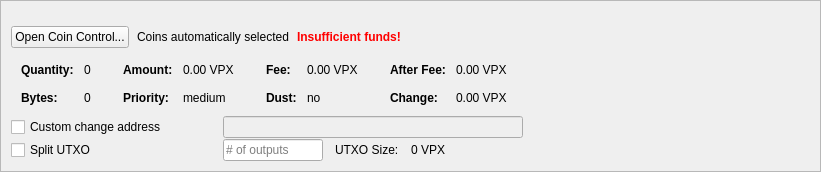
         <widget class="QFrame" name="frameCoinControl">
          <property name="sizePolicy">
           <sizepolicy hsizetype="Expanding" vsizetype="Expanding">
            <horstretch>0</horstretch>
            <verstretch>0</verstretch>
           </sizepolicy>
          </property>
          <property name="maximumSize">
           <size>
            <width>16777215</width>
            <height>16777215</height>
           </size>
          </property>
          <property name="frameShape">
           <enum>QFrame::StyledPanel</enum>
          </property>
          <property name="frameShadow">
           <enum>QFrame::Sunken</enum>
          </property>
          <layout class="QVBoxLayout" name="verticalLayoutCoinControl2">
           <property name="spacing">
            <number>0</number>
           </property>
           <property name="leftMargin">
            <number>0</number>
           </property>
           <property name="topMargin">
            <number>0</number>
           </property>
           <property name="rightMargin">
            <number>0</number>
           </property>
           <property name="bottomMargin">
            <number>0</number>
           </property>
           <item>
            <widget class="QFrame" name="frameCoinControl_BG">
             <layout class="QVBoxLayout" name="verticalLayoutCoinControl" stretch="0,0,0,0,0,0">
              <property name="spacing">
               <number>1</number>
              </property>
              <property name="leftMargin">
               <number>10</number>
              </property>
              <property name="topMargin">
               <number>10</number>
              </property>
              <item>
               <layout class="QHBoxLayout" name="horizontalLayoutCoinControl1">
                <property name="bottomMargin">
                 <number>15</number>
                </property>
                <item>
                 <layout class="QVBoxLayout" name="verticalLayout_3">
                  <property name="spacing">
                   <number>6</number>
                  </property>
                 </layout>
                </item>
               </layout>
              </item>
              <item>
               <layout class="QHBoxLayout" name="horizontalLayoutCoinControl2" stretch="0,0,0,0">
                <property name="spacing">
                 <number>8</number>
                </property>
                <property name="bottomMargin">
                 <number>10</number>
                </property>
                <item>
                 <widget class="QPushButton" name="pushButtonCoinControl">
                  <property name="sizePolicy">
                   <sizepolicy hsizetype="Minimum" vsizetype="Fixed">
                    <horstretch>0</horstretch>
                    <verstretch>0</verstretch>
                   </sizepolicy>
                  </property>
                  <property name="styleSheet">
                   <string notr="true"/>
                  </property>
                  <property name="text">
                   <string>Open Coin Control...</string>
                  </property>
                  <property name="autoDefault">
                   <bool>false</bool>
                  </property>
                 </widget>
                </item>
                <item>
                 <widget class="QLabel" name="labelCoinControlAutomaticallySelected">
                  <property name="text">
                   <string>Coins automatically selected</string>
                  </property>
                  <property name="margin">
                   <number>5</number>
                  </property>
                 </widget>
                </item>
                <item>
                 <widget class="QLabel" name="labelCoinControlInsuffFunds">
                  <property name="font">
                   <font>
                    <weight>75</weight>
                    <bold>true</bold>
                   </font>
                  </property>
                  <property name="styleSheet">
                   <string notr="true">color:red;font-weight:bold;</string>
                  </property>
                  <property name="text">
                   <string>Insufficient funds!</string>
                  </property>
                  <property name="margin">
                   <number>5</number>
                  </property>
                 </widget>
                </item>
                <item>
                 <spacer name="horizontalSpacerCoinControl">
                  <property name="orientation">
                   <enum>Qt::Horizontal</enum>
                  </property>
                  <property name="sizeHint" stdset="0">
                   <size>
                    <width>40</width>
                    <height>1</height>
                   </size>
                  </property>
                 </spacer>
                </item>
               </layout>
              </item>
              <item>
               <widget class="QWidget" name="widgetCoinControl" native="true">
                <property name="sizePolicy">
                 <sizepolicy hsizetype="Preferred" vsizetype="Preferred">
                  <horstretch>0</horstretch>
                  <verstretch>0</verstretch>
                 </sizepolicy>
                </property>
                <property name="minimumSize">
                 <size>
                  <width>0</width>
                  <height>0</height>
                 </size>
                </property>
                <property name="styleSheet">
                 <string notr="true"/>
                </property>
                <layout class="QHBoxLayout" name="horizontalLayoutCoinControl5">
                 <property name="leftMargin">
                  <number>0</number>
                 </property>
                 <property name="topMargin">
                  <number>0</number>
                 </property>
                 <property name="rightMargin">
                  <number>0</number>
                 </property>
                 <property name="bottomMargin">
                  <number>0</number>
                 </property>
                 <item>
                  <layout class="QHBoxLayout" name="horizontalLayoutCoinControl3" stretch="0,0,0,1">
                   <property name="spacing">
                    <number>20</number>
                   </property>
                   <property name="topMargin">
                    <number>0</number>
                   </property>
                   <property name="bottomMargin">
                    <number>10</number>
                   </property>
                   <item>
                    <layout class="QFormLayout" name="formLayoutCoinControl1">
                     <property name="horizontalSpacing">
                      <number>10</number>
                     </property>
                     <property name="verticalSpacing">
                      <number>14</number>
                     </property>
                     <property name="leftMargin">
                      <number>10</number>
                     </property>
                     <property name="topMargin">
                      <number>4</number>
                     </property>
                     <property name="rightMargin">
                      <number>6</number>
                     </property>
                     <item row="0" column="0">
                      <widget class="QLabel" name="labelCoinControlQuantityText">
                       <property name="font">
                        <font>
                         <weight>75</weight>
                         <bold>true</bold>
                        </font>
                       </property>
                       <property name="text">
                        <string>Quantity:</string>
                       </property>
                       <property name="margin">
                        <number>0</number>
                       </property>
                      </widget>
                     </item>
                     <item row="0" column="1">
                      <widget class="QLabel" name="labelCoinControlQuantity">
                       <property name="cursor">
                        <cursorShape>IBeamCursor</cursorShape>
                       </property>
                       <property name="contextMenuPolicy">
                        <enum>Qt::ActionsContextMenu</enum>
                       </property>
                       <property name="text">
                        <string notr="true">0</string>
                       </property>
                       <property name="margin">
                        <number>0</number>
                       </property>
                       <property name="textInteractionFlags">
                        <set>Qt::LinksAccessibleByMouse|Qt::TextSelectableByKeyboard|Qt::TextSelectableByMouse</set>
                       </property>
                      </widget>
                     </item>
                     <item row="1" column="0">
                      <widget class="QLabel" name="labelCoinControlBytesText">
                       <property name="font">
                        <font>
                         <weight>75</weight>
                         <bold>true</bold>
                        </font>
                       </property>
                       <property name="text">
                        <string>Bytes:</string>
                       </property>
                      </widget>
                     </item>
                     <item row="1" column="1">
                      <widget class="QLabel" name="labelCoinControlBytes">
                       <property name="cursor">
                        <cursorShape>IBeamCursor</cursorShape>
                       </property>
                       <property name="contextMenuPolicy">
                        <enum>Qt::ActionsContextMenu</enum>
                       </property>
                       <property name="text">
                        <string notr="true">0</string>
                       </property>
                       <property name="textInteractionFlags">
                        <set>Qt::LinksAccessibleByMouse|Qt::TextSelectableByKeyboard|Qt::TextSelectableByMouse</set>
                       </property>
                      </widget>
                     </item>
                    </layout>
                   </item>
                   <item>
                    <layout class="QFormLayout" name="formLayoutCoinControl2">
                     <property name="horizontalSpacing">
                      <number>10</number>
                     </property>
                     <property name="verticalSpacing">
                      <number>14</number>
                     </property>
                     <property name="leftMargin">
                      <number>6</number>
                     </property>
                     <property name="topMargin">
                      <number>4</number>
                     </property>
                     <property name="rightMargin">
                      <number>6</number>
                     </property>
                     <item row="0" column="0">
                      <widget class="QLabel" name="labelCoinControlAmountText">
                       <property name="font">
                        <font>
                         <weight>75</weight>
                         <bold>true</bold>
                        </font>
                       </property>
                       <property name="text">
                        <string>Amount:</string>
                       </property>
                       <property name="margin">
                        <number>0</number>
                       </property>
                      </widget>
                     </item>
                     <item row="0" column="1">
                      <widget class="QLabel" name="labelCoinControlAmount">
                       <property name="cursor">
                        <cursorShape>IBeamCursor</cursorShape>
                       </property>
                       <property name="contextMenuPolicy">
                        <enum>Qt::ActionsContextMenu</enum>
                       </property>
                       <property name="text">
                        <string notr="true">0.00 VPX</string>
                       </property>
                       <property name="textInteractionFlags">
                        <set>Qt::LinksAccessibleByMouse|Qt::TextSelectableByKeyboard|Qt::TextSelectableByMouse</set>
                       </property>
                      </widget>
                     </item>
                     <item row="1" column="0">
                      <widget class="QLabel" name="labelCoinControlPriorityText">
                       <property name="font">
                        <font>
                         <weight>75</weight>
                         <bold>true</bold>
                        </font>
                       </property>
                       <property name="text">
                        <string>Priority:</string>
                       </property>
                      </widget>
                     </item>
                     <item row="1" column="1">
                      <widget class="QLabel" name="labelCoinControlPriority">
                       <property name="cursor">
                        <cursorShape>IBeamCursor</cursorShape>
                       </property>
                       <property name="contextMenuPolicy">
                        <enum>Qt::ActionsContextMenu</enum>
                       </property>
                       <property name="text">
                        <string>medium</string>
                       </property>
                       <property name="textInteractionFlags">
                        <set>Qt::LinksAccessibleByMouse|Qt::TextSelectableByKeyboard|Qt::TextSelectableByMouse</set>
                       </property>
                      </widget>
                     </item>
                    </layout>
                   </item>
                   <item>
                    <layout class="QFormLayout" name="formLayoutCoinControl3">
                     <property name="horizontalSpacing">
                      <number>10</number>
                     </property>
                     <property name="verticalSpacing">
                      <number>14</number>
                     </property>
                     <property name="leftMargin">
                      <number>6</number>
                     </property>
                     <property name="topMargin">
                      <number>4</number>
                     </property>
                     <property name="rightMargin">
                      <number>6</number>
                     </property>
                     <item row="0" column="0">
                      <widget class="QLabel" name="labelCoinControlFeeText">
                       <property name="font">
                        <font>
                         <weight>75</weight>
                         <bold>true</bold>
                        </font>
                       </property>
                       <property name="text">
                        <string>Fee:</string>
                       </property>
                       <property name="margin">
                        <number>0</number>
                       </property>
                      </widget>
                     </item>
                     <item row="0" column="1">
                      <widget class="QLabel" name="labelCoinControlFee">
                       <property name="cursor">
                        <cursorShape>IBeamCursor</cursorShape>
                       </property>
                       <property name="contextMenuPolicy">
                        <enum>Qt::ActionsContextMenu</enum>
                       </property>
                       <property name="text">
                        <string notr="true">0.00 VPX</string>
                       </property>
                       <property name="textInteractionFlags">
                        <set>Qt::LinksAccessibleByMouse|Qt::TextSelectableByKeyboard|Qt::TextSelectableByMouse</set>
                       </property>
                      </widget>
                     </item>
                     <item row="1" column="0">
                      <widget class="QLabel" name="labelCoinControlLowOutputText">
                       <property name="font">
                        <font>
                         <weight>75</weight>
                         <bold>true</bold>
                        </font>
                       </property>
                       <property name="text">
                        <string>Dust:</string>
                       </property>
                      </widget>
                     </item>
                     <item row="1" column="1">
                      <widget class="QLabel" name="labelCoinControlLowOutput">
                       <property name="cursor">
                        <cursorShape>IBeamCursor</cursorShape>
                       </property>
                       <property name="contextMenuPolicy">
                        <enum>Qt::ActionsContextMenu</enum>
                       </property>
                       <property name="text">
                        <string>no</string>
                       </property>
                       <property name="textInteractionFlags">
                        <set>Qt::LinksAccessibleByMouse|Qt::TextSelectableByKeyboard|Qt::TextSelectableByMouse</set>
                       </property>
                      </widget>
                     </item>
                    </layout>
                   </item>
                   <item>
                    <layout class="QFormLayout" name="formLayoutCoinControl4">
                     <property name="horizontalSpacing">
                      <number>10</number>
                     </property>
                     <property name="verticalSpacing">
                      <number>14</number>
                     </property>
                     <property name="leftMargin">
                      <number>6</number>
                     </property>
                     <property name="topMargin">
                      <number>4</number>
                     </property>
                     <property name="rightMargin">
                      <number>6</number>
                     </property>
                     <item row="0" column="0">
                      <widget class="QLabel" name="labelCoinControlAfterFeeText">
                       <property name="font">
                        <font>
                         <weight>75</weight>
                         <bold>true</bold>
                        </font>
                       </property>
                       <property name="text">
                        <string>After Fee:</string>
                       </property>
                       <property name="margin">
                        <number>0</number>
                       </property>
                      </widget>
                     </item>
                     <item row="0" column="1">
                      <widget class="QLabel" name="labelCoinControlAfterFee">
                       <property name="cursor">
                        <cursorShape>IBeamCursor</cursorShape>
                       </property>
                       <property name="contextMenuPolicy">
                        <enum>Qt::ActionsContextMenu</enum>
                       </property>
                       <property name="text">
                        <string notr="true">0.00 VPX</string>
                       </property>
                       <property name="textInteractionFlags">
                        <set>Qt::LinksAccessibleByMouse|Qt::TextSelectableByKeyboard|Qt::TextSelectableByMouse</set>
                       </property>
                      </widget>
                     </item>
                     <item row="1" column="0">
                      <widget class="QLabel" name="labelCoinControlChangeText">
                       <property name="font">
                        <font>
                         <weight>75</weight>
                         <bold>true</bold>
                        </font>
                       </property>
                       <property name="text">
                        <string>Change:</string>
                       </property>
                      </widget>
                     </item>
                     <item row="1" column="1">
                      <widget class="QLabel" name="labelCoinControlChange">
                       <property name="cursor">
                        <cursorShape>IBeamCursor</cursorShape>
                       </property>
                       <property name="contextMenuPolicy">
                        <enum>Qt::ActionsContextMenu</enum>
                       </property>
                       <property name="text">
                        <string notr="true">0.00 VPX</string>
                       </property>
                       <property name="textInteractionFlags">
                        <set>Qt::LinksAccessibleByMouse|Qt::TextSelectableByKeyboard|Qt::TextSelectableByMouse</set>
                       </property>
                      </widget>
                     </item>
                    </layout>
                   </item>
                  </layout>
                 </item>
                </layout>
               </widget>
              </item>
              <item>
               <layout class="QHBoxLayout" name="horizontalLayoutCoinControl4">
                <property name="spacing">
                 <number>12</number>
                </property>
                <property name="sizeConstraint">
                 <enum>QLayout::SetDefaultConstraint</enum>
                </property>
                <property name="topMargin">
                 <number>0</number>
                </property>
                <property name="rightMargin">
                 <number>0</number>
                </property>
                <item>
                 <widget class="QCheckBox" name="checkBoxCoinControlChange">
                  <property name="sizePolicy">
                   <sizepolicy hsizetype="Preferred" vsizetype="Preferred">
                    <horstretch>0</horstretch>
                    <verstretch>0</verstretch>
                   </sizepolicy>
                  </property>
                  <property name="minimumSize">
                   <size>
                    <width>200</width>
                    <height>0</height>
                   </size>
                  </property>
                  <property name="maximumSize">
                   <size>
                    <width>200</width>
                    <height>16777215</height>
                   </size>
                  </property>
                  <property name="toolTip">
                   <string>If this is activated, but the change address is empty or invalid, change will be sent to a newly generated address.</string>
                  </property>
                  <property name="text">
                   <string>Custom change address</string>
                  </property>
                 </widget>
                </item>
                <item>
                 <widget class="QValidatedLineEdit" name="lineEditCoinControlChange">
                  <property name="enabled">
                   <bool>false</bool>
                  </property>
                  <property name="sizePolicy">
                   <sizepolicy hsizetype="Preferred" vsizetype="Preferred">
                    <horstretch>0</horstretch>
                    <verstretch>0</verstretch>
                   </sizepolicy>
                  </property>
                  <property name="minimumSize">
                   <size>
                    <width>300</width>
                    <height>0</height>
                   </size>
                  </property>
                 </widget>
                </item>
                <item>
                 <widget class="QLabel" name="labelCoinControlChangeLabel">
                  <property name="sizePolicy">
                   <sizepolicy hsizetype="Preferred" vsizetype="Preferred">
                    <horstretch>0</horstretch>
                    <verstretch>0</verstretch>
                   </sizepolicy>
                  </property>
                  <property name="minimumSize">
                   <size>
                    <width>100</width>
                    <height>0</height>
                   </size>
                  </property>
                  <property name="text">
                   <string/>
                  </property>
                  <property name="margin">
                   <number>3</number>
                  </property>
                 </widget>
                </item>
               </layout>
              </item>
              <item>
               <layout class="QHBoxLayout" name="horizontalLayoutCoinControl6">
                <property name="spacing">
                 <number>12</number>
                </property>
                <property name="rightMargin">
                 <number>0</number>
                </property>
                <item>
                 <widget class="QCheckBox" name="splitBlockCheckBox">
                  <property name="sizePolicy">
                   <sizepolicy hsizetype="Preferred" vsizetype="Preferred">
                    <horstretch>0</horstretch>
                    <verstretch>0</verstretch>
                   </sizepolicy>
                  </property>
                  <property name="minimumSize">
                   <size>
                    <width>200</width>
                    <height>0</height>
                   </size>
                  </property>
                  <property name="maximumSize">
                   <size>
                    <width>200</width>
                    <height>16777215</height>
                   </size>
                  </property>
                  <property name="text">
                   <string>Split UTXO</string>
                  </property>
                 </widget>
                </item>
                <item>
                 <widget class="QLineEdit" name="splitBlockLineEdit">
                  <property name="sizePolicy">
                   <sizepolicy hsizetype="Preferred" vsizetype="Preferred">
                    <horstretch>50</horstretch>
                    <verstretch>0</verstretch>
                   </sizepolicy>
                  </property>
                  <property name="minimumSize">
                   <size>
                    <width>100</width>
                    <height>0</height>
                   </size>
                  </property>
                  <property name="maximumSize">
                   <size>
                    <width>100</width>
                    <height>16777215</height>
                   </size>
                  </property>
                  <property name="placeholderText">
                   <string># of outputs</string>
                  </property>
                 </widget>
                </item>
                <item>
                 <widget class="QLabel" name="labelBlockSizeText">
                  <property name="text">
                   <string>UTXO Size:</string>
                  </property>
                 </widget>
                </item>
                <item>
                 <widget class="QLabel" name="labelBlockSize">
                  <property name="text">
                   <string>0 VPX</string>
                  </property>
                 </widget>
                </item>
                <item>
                 <spacer name="horizontalSpacer_7">
                  <property name="orientation">
                   <enum>Qt::Horizontal</enum>
                  </property>
                  <property name="sizeHint" stdset="0">
                   <size>
                    <width>40</width>
                    <height>20</height>
                   </size>
                  </property>
                 </spacer>
                </item>
               </layout>
              </item>
              <item>
               <spacer name="verticalSpacerCoinControl">
                <property name="orientation">
                 <enum>Qt::Vertical</enum>
                </property>
                <property name="sizeHint" stdset="0">
                 <size>
                  <width>800</width>
                  <height>1</height>
                 </size>
                </property>
               </spacer>
              </item>
             </layout>
            </widget>
           </item>
          </layout>
         </widget>
